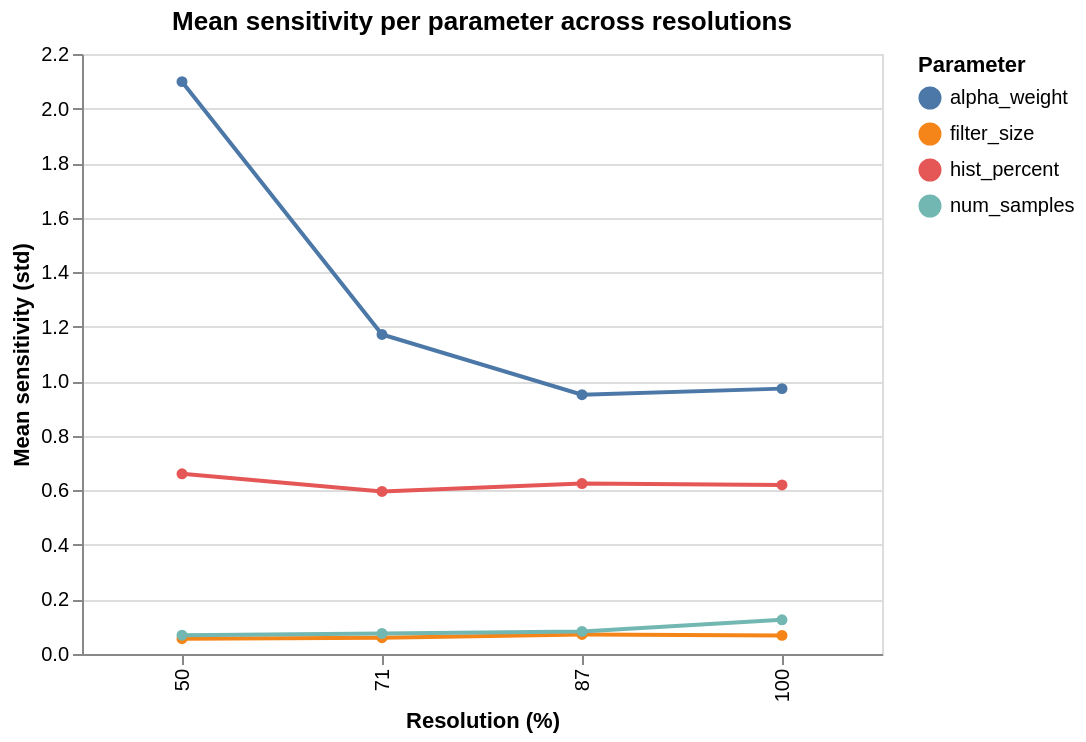

Notebook code cell kept with this figure:
### Code cell
# Average sensitivity across scenes for each (parameter, resolution)
agg = sensitivity.groupby(['parameter', 'resolution'])['sensitivity_std'].mean().reset_index()

chart = alt.Chart(agg).mark_line(point=True).encode(
    x=alt.X('resolution:O', title='Resolution (%)'),
    y=alt.Y('sensitivity_std:Q', title='Mean sensitivity (std)'),
    color=alt.Color('parameter:N', title='Parameter'),
    tooltip=['parameter', 'resolution', 'sensitivity_std']
).properties(
    title='Mean sensitivity per parameter across resolutions',
    width=400,
    height=300
)

chart

### Figure 1 — Vega-Lite specification as saved in the notebook (floating-point values rounded to 4 significant figures)
{"config": {"view": {"continuousWidth": 300, "continuousHeight": 300}}, "data": {"name": "data-767b5dc43f8eb287f0775a30321e95e8"}, "mark": {"type": "line", "point": true}, "encoding": {"color": {"field": "parameter", "title": "Parameter", "type": "nominal"}, "tooltip": [{"field": "parameter", "type": "nominal"}, {"field": "resolution", "type": "quantitative"}, {"field": "sensitivity_std", "type": "quantitative"}], "x": {"field": "resolution", "title": "Resolution (%)", "type": "ordinal"}, "y": {"field": "sensitivity_std", "title": "Mean sensitivity (std)", "type": "quantitative"}}, "height": 300, "title": "Mean sensitivity per parameter across resolutions", "width": 400, "$schema": "https://vega.github.io/schema/vega-lite/v6.1.0.json", "datasets": {"data-767b5dc43f8eb287f0775a30321e95e8": [{"parameter": "alpha_weight", "resolution": 50, "sensitivity_std": 2.099}, {"parameter": "alpha_weight", "resolution": 71, "sensitivity_std": 1.172}, {"parameter": "alpha_weight", "resolution": 87, "sensitivity_std": 0.9506}, {"parameter": "alpha_weight", "resolution": 100, "sensitivity_std": 0.973}, {"parameter": "filter_size", "resolution": 50, "sensitivity_std": 0.05611}, {"parameter": "filter_size", "resolution": 71, "sensitivity_std": 0.05988}, {"parameter": "filter_size", "resolution": 87, "sensitivity_std": 0.07179}, {"parameter": "filter_size", "resolution": 100, "sensitivity_std": 0.06829}, {"parameter": "hist_percent", "resolution": 50, "sensitivity_std": 0.6607}, {"parameter": "hist_percent", "resolution": 71, "sensitivity_std": 0.5959}, {"parameter": "hist_percent", "resolution": 87, "sensitivity_std": 0.6251}, {"parameter": "hist_percent", "resolution": 100, "sensitivity_std": 0.6199}, {"parameter": "num_samples", "resolution": 50, "sensitivity_std": 0.0691}, {"parameter": "num_samples", "resolution": 71, "sensitivity_std": 0.07535}, {"parameter": "num_samples", "resolution": 87, "sensitivity_std": 0.0829}, {"parameter": "num_samples", "resolution": 100, "sensitivity_std": 0.1256}]}}
